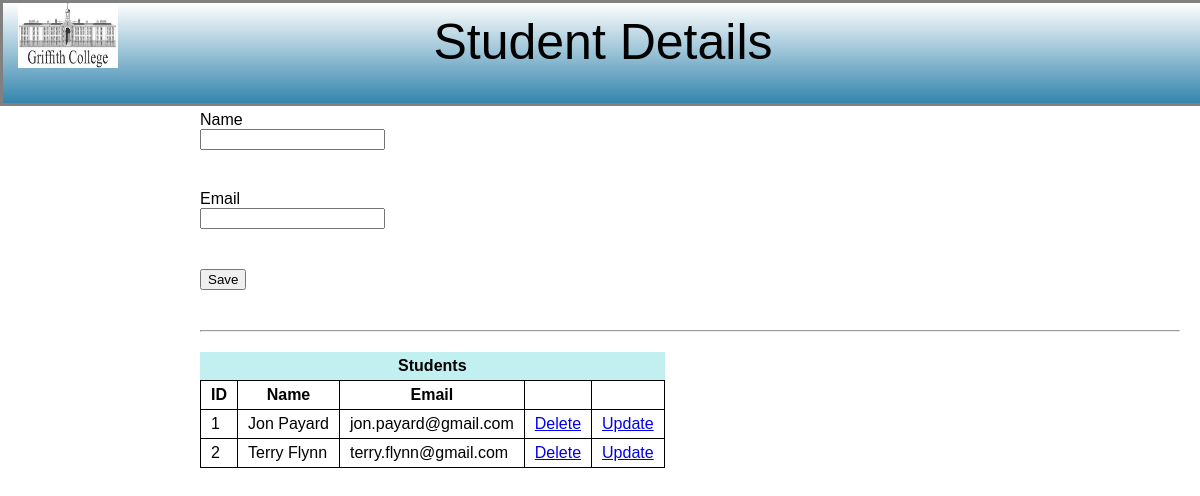
The app's page /ecs_students/students.php with its own data.
### tables this page shows
CREATE TABLE IF NOT EXISTS `students` (
  `id` int(11) NOT NULL AUTO_INCREMENT,
  `name` varchar(50) NOT NULL,
  `email` varchar(50) NOT NULL,
  PRIMARY KEY (`id`)
);

### ecs_students/inc/students_read.php (the view)
<?php
$sql = "SELECT * FROM students";
$result = $conn->query($sql);
if ($result->num_rows > 0) {
	echo '<table>';
    echo '<caption>Students</caption>';
    echo '<thead>';
    echo '<tr>';
    echo '<th>ID</th>';
    echo '<th>Name</th>';
    echo '<th>Email</th>';
    echo '<th>&nbsp;</th>';
    echo '<th>&nbsp;</th>';
    echo '</thead>';
    echo '<tbody>';
    while($row = $result->fetch_assoc()) {
    	echo '<tr>';
    	echo '<td>'.$row["id"].'</td>';
        echo '<td>'.$row["name"].'</td>';
    	echo '<td>'.$row["email"].'</td>';
        echo '<td><a href="students.php?delete='.$row["id"].'">Delete</a></td>';
        echo '<td><a href="students.php?id='.$row["id"].'">Update</a></td>';
    	echo '</tr>';
    }
    echo '</tbody>';
    echo '</table>';
} else {
    echo "<h2>0 Results</h2>";
}
?>

### ecs_students/css/styles.css (style rules this page uses)
html, body { padding:0; border:0px; margin:0; font-family:arial; background: url("fond.jpg") fixed ; }
table { border-collapse:collapse; border-spacing:0; margin-top:20px; }
table, th, td { border:.1em solid ; }
th, td { padding:5px 10px; }
caption { background:#C2F0F0; padding:5px; font-weight:700; }

### records on screen
students: id "1", name "Jon Payard", email "jon.payard@gmail.com"
students: id "2", name "Terry Flynn", email "terry.flynn@gmail.com"
